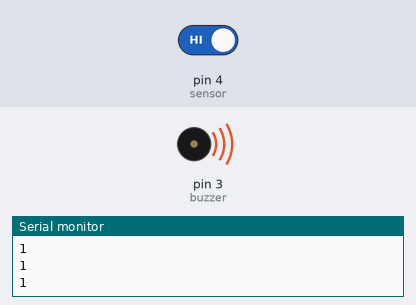
A sketch run on a simulated Arduino Uno, built with avr-gcc and run on an emulated ATmega328P. On the bench: buzzer (waves = sounding, pin HIGH), the last lines printed to the serial monitor. The test bench sets the inputs (shaded band); at power-on: pin 4 (sensor) HIGH.

Above: at 1.65 s.
1.7 s: pin 4 (sensor) driven LOW
At 2.0 s:
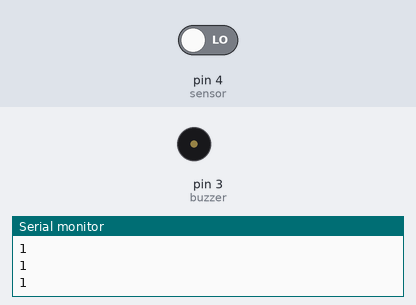
3.2 s: pin 4 (sensor) driven HIGH
At 3.45 s:
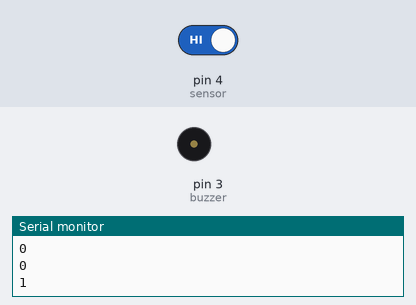
Timing chart, 0 to 12.2 s (numbered marks = the images above; inputs shaded):
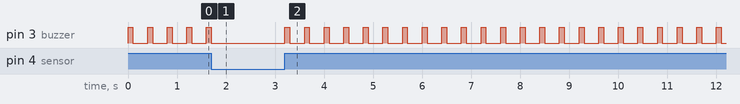

The sketch:

MagneticDoorSwitch.ino
```cpp
const int sensor = 4;
const int buzzer = 3;
int state; // 0 tertutup(low) & 1 terbuka(high)


void setup() {
  pinMode(sensor, INPUT_PULLUP);
  Serial.begin(9600);
  pinMode(buzzer, OUTPUT);
}

void loop() {
  state = digitalRead(sensor);
  Serial.println(state);
  if (state == HIGH){
    digitalWrite(buzzer,HIGH);
    delay(100);
    digitalWrite(buzzer,LOW);
    delay(100);
  } else {
    digitalWrite(buzzer, LOW);
  }
delay(200);
}
```

Measured:
- after the input at 1.7 s, pin 3 (buzzer): goes on until 1.7 s, then stays LOW
- after the input at 3.2 s, pin 3 (buzzer): alternates HIGH for 0.10 s and LOW for 0.30 s, starting at once
- by itself, pin 3 (buzzer): alternates HIGH for 0.10 s and LOW for 0.30 s
